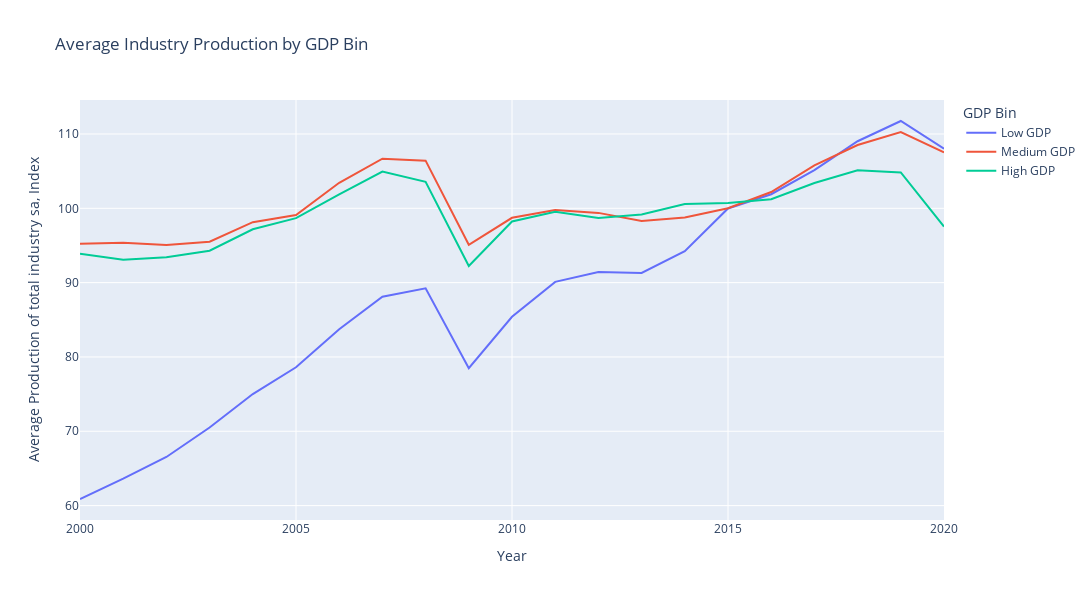

Notebook source saved alongside this figure:
### Code cell
import pandas as pd
import plotly.graph_objects as go
import wbdata

df1 = pd.read_csv('datasets/new_water_done5.csv')

df2 = pd.read_csv('datasets/iso_mei.csv')
industry_data = df2.rename(columns={'Time': 'Year'})

countries_gdp = wbdata.get_dataframe(indicators={'NY.GDP.MKTP.CD': 'GDP'}, convert_date=False)

countries_industry = industry_data['Country'].unique()

common_countries = list(set(countries_gdp.index.get_level_values('country').unique()) & set(countries_industry))

gdp_data = countries_gdp.loc[common_countries]
industry_data = industry_data[industry_data['Country'].isin(common_countries)]

gdp_data = gdp_data.pivot_table(index='date', columns='country', values='GDP')

num_bins = 3
bin_labels = ['Low GDP', 'Medium GDP', 'High GDP']

gdp_bins = pd.qcut(gdp_data.loc['2000'], num_bins, labels=bin_labels)

gdp_bin_countries = [list(gdp_bins[gdp_bins == label].index) for label in bin_labels]

avg_industry_data = industry_data.groupby(['Year', 'Country'])['Production of total industry sa, Index'].mean().unstack()

avg_industry_values = []
for bin_countries in gdp_bin_countries:
    avg_industry_bin = avg_industry_data[bin_countries].mean(axis=1)
    avg_industry_values.append(avg_industry_bin)

figgdp = go.Figure()

for bin_label, avg_values in zip(bin_labels, avg_industry_values):
    figgdp.add_trace(go.Scatter(x=avg_values.index, y=avg_values, name=bin_label))

figgdp.update_layout(
    xaxis_title='Year',
    yaxis_title='Average Production of total industry sa, Index',
    title='Average Industry Production by GDP Bin',
    legend_title='GDP Bin',
    height=600, width=1200

)

%store figgdp

figgdp.show()

### Figure 1 — Plotly figure (JSON) as saved in the notebook; plotly's stock layout.template omitted (floating-point values rounded to 4 significant figures)
{"data": [{"name": "Low GDP", "type": "scatter", "x": [2000, 2001, 2002, 2003, 2004, 2005, 2006, 2007, 2008, 2009, 2010, 2011, 2012, 2013, 2014, 2015, 2016, 2017, 2018, 2019, 2020], "y": [60.89, 63.62, 66.54, 70.5, 75.0, 78.61, 83.72, 88.1, 89.24, 78.49, 85.41, 90.1, 91.44, 91.31, 94.23, 99.97, 101.9, 105.1, 109.0, 111.7, 108.0]}, {"name": "Medium GDP", "type": "scatter", "x": [2000, 2001, 2002, 2003, 2004, 2005, 2006, 2007, 2008, 2009, 2010, 2011, 2012, 2013, 2014, 2015, 2016, 2017, 2018, 2019, 2020], "y": [95.23, 95.38, 95.06, 95.51, 98.13, 99.11, 103.4, 106.7, 106.4, 95.09, 98.72, 99.78, 99.38, 98.29, 98.76, 100, 102.2, 105.8, 108.5, 110.3, 107.5]}, {"name": "High GDP", "type": "scatter", "x": [2000, 2001, 2002, 2003, 2004, 2005, 2006, 2007, 2008, 2009, 2010, 2011, 2012, 2013, 2014, 2015, 2016, 2017, 2018, 2019, 2020], "y": [93.9, 93.07, 93.41, 94.3, 97.18, 98.68, 101.9, 104.9, 103.6, 92.24, 98.22, 99.53, 98.69, 99.18, 100.6, 100.7, 101.2, 103.4, 105.1, 104.8, 97.55]}], "layout": {"height": 600, "legend": {"title": {"text": "GDP Bin"}}, "title": {"text": "Average Industry Production by GDP Bin"}, "width": 1200, "xaxis": {"title": {"text": "Year"}}, "yaxis": {"title": {"text": "Average Production of total industry sa, Index"}}}}
